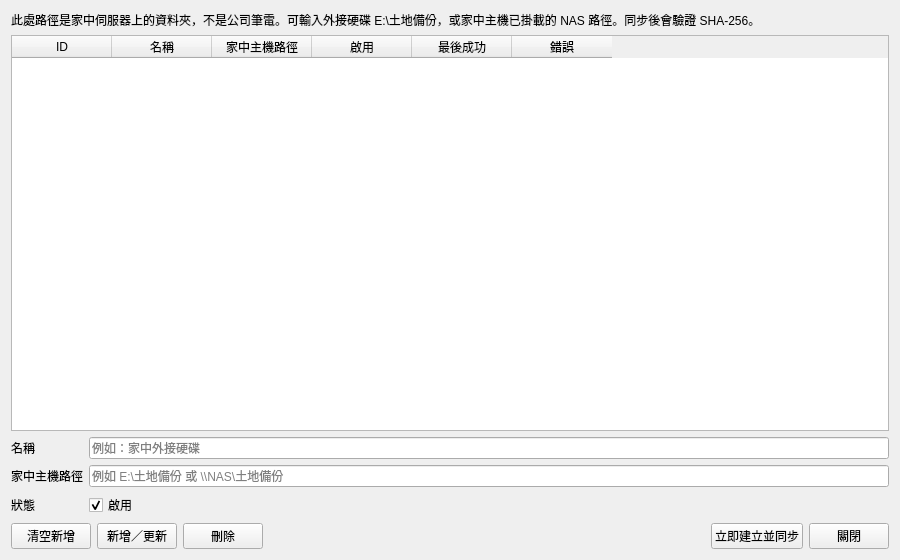
<?xml version="1.0" encoding="UTF-8"?>
<ui version="4.0">
 <class>serverBackupTargetsDialogContent</class>
 <widget class="QWidget" name="serverBackupTargetsDialogContent">
  <property name="geometry">
   <rect>
    <x>0</x>
    <y>0</y>
    <width>900</width>
    <height>560</height>
   </rect>
  </property>
  <property name="windowTitle">
   <string>家中伺服器異地備份</string>
  </property>
  <property name="dialogSize" stdset="0">
   <size>
    <width>900</width>
    <height>560</height>
   </size>
  </property>
  <layout class="QVBoxLayout" name="serverBackupTargetsLayout">
   <property name="spacing">
    <number>6</number>
   </property>
   <property name="leftMargin">
    <number>11</number>
   </property>
   <property name="topMargin">
    <number>11</number>
   </property>
   <property name="rightMargin">
    <number>11</number>
   </property>
   <property name="bottomMargin">
    <number>11</number>
   </property>
   <item>
    <widget class="QLabel" name="noteLabel">
     <property name="text">
      <string>此處路徑是家中伺服器上的資料夾，不是公司筆電。可輸入外接硬碟 E:\土地備份，或家中主機已掛載的 NAS 路徑。同步後會驗證 SHA-256。</string>
     </property>
     <property name="wordWrap">
      <bool>true</bool>
     </property>
    </widget>
   </item>
   <item>
    <widget class="TableWidget" name="targetsTable">
     <property name="selectionMode">
      <enum>QAbstractItemView::SingleSelection</enum>
     </property>
     <property name="selectionBehavior">
      <enum>QAbstractItemView::SelectRows</enum>
     </property>
     <column>
      <property name="text">
       <string>ID</string>
      </property>
     </column>
     <column>
      <property name="text">
       <string>名稱</string>
      </property>
     </column>
     <column>
      <property name="text">
       <string>家中主機路徑</string>
      </property>
     </column>
     <column>
      <property name="text">
       <string>啟用</string>
      </property>
     </column>
     <column>
      <property name="text">
       <string>最後成功</string>
      </property>
     </column>
     <column>
      <property name="text">
       <string>錯誤</string>
      </property>
     </column>
    </widget>
   </item>
   <item>
    <layout class="QFormLayout" name="targetForm">
     <property name="horizontalSpacing">
      <number>6</number>
     </property>
     <property name="verticalSpacing">
      <number>6</number>
     </property>
     <property name="leftMargin">
      <number>0</number>
     </property>
     <property name="topMargin">
      <number>0</number>
     </property>
     <property name="rightMargin">
      <number>0</number>
     </property>
     <property name="bottomMargin">
      <number>0</number>
     </property>
     <item row="0" column="0">
      <widget class="QLabel" name="nameLabel">
       <property name="text">
        <string>名稱</string>
       </property>
      </widget>
     </item>
     <item row="0" column="1">
      <widget class="LineEdit" name="nameEdit">
       <property name="placeholderText">
        <string>例如：家中外接硬碟</string>
       </property>
      </widget>
     </item>
     <item row="1" column="0">
      <widget class="QLabel" name="pathLabel">
       <property name="text">
        <string>家中主機路徑</string>
       </property>
      </widget>
     </item>
     <item row="1" column="1">
      <widget class="LineEdit" name="pathEdit">
       <property name="placeholderText">
        <string>例如 E:\土地備份 或 \\NAS\土地備份</string>
       </property>
      </widget>
     </item>
     <item row="2" column="0">
      <widget class="QLabel" name="enabledLabel">
       <property name="text">
        <string>狀態</string>
       </property>
      </widget>
     </item>
     <item row="2" column="1">
      <widget class="CheckBox" name="enabledCheckBox">
       <property name="text">
        <string>啟用</string>
       </property>
       <property name="checked">
        <bool>true</bool>
       </property>
      </widget>
     </item>
    </layout>
   </item>
   <item>
    <layout class="QHBoxLayout" name="buttonRow" stretch="0,0,0,1,0,0">
     <property name="spacing">
      <number>6</number>
     </property>
     <property name="leftMargin">
      <number>0</number>
     </property>
     <property name="topMargin">
      <number>0</number>
     </property>
     <property name="rightMargin">
      <number>0</number>
     </property>
     <property name="bottomMargin">
      <number>0</number>
     </property>
     <item>
      <widget class="PushButton" name="newButton">
       <property name="text">
        <string>清空新增</string>
       </property>
      </widget>
     </item>
     <item>
      <widget class="PrimaryPushButton" name="saveButton">
       <property name="text">
        <string>新增／更新</string>
       </property>
      </widget>
     </item>
     <item>
      <widget class="PushButton" name="deleteButton">
       <property name="text">
        <string>刪除</string>
       </property>
      </widget>
     </item>
     <item>
      <spacer name="buttonRowSpacer">
       <property name="orientation">
        <enum>Qt::Horizontal</enum>
       </property>
       <property name="sizeHint" stdset="0">
        <size>
         <width>0</width>
         <height>0</height>
        </size>
       </property>
      </spacer>
     </item>
     <item>
      <widget class="PushButton" name="syncButton">
       <property name="text">
        <string>立即建立並同步</string>
       </property>
      </widget>
     </item>
     <item>
      <widget class="PushButton" name="closeButton">
       <property name="text">
        <string>關閉</string>
       </property>
      </widget>
     </item>
    </layout>
   </item>
  </layout>
 </widget>
 <customwidgets>
 <customwidget>
  <class>CheckBox</class>
  <extends>QCheckBox</extends>
  <header>qfluentwidgets</header>
 </customwidget>
 <customwidget>
  <class>LineEdit</class>
  <extends>QLineEdit</extends>
  <header>qfluentwidgets</header>
 </customwidget>
 <customwidget>
  <class>PrimaryPushButton</class>
  <extends>QPushButton</extends>
  <header>qfluentwidgets</header>
 </customwidget>
 <customwidget>
  <class>PushButton</class>
  <extends>QPushButton</extends>
  <header>qfluentwidgets</header>
 </customwidget>
 <customwidget>
  <class>TableWidget</class>
  <extends>QTableWidget</extends>
  <header>qfluentwidgets</header>
 </customwidget>
 </customwidgets>
 <resources />
 <connections />
</ui>
